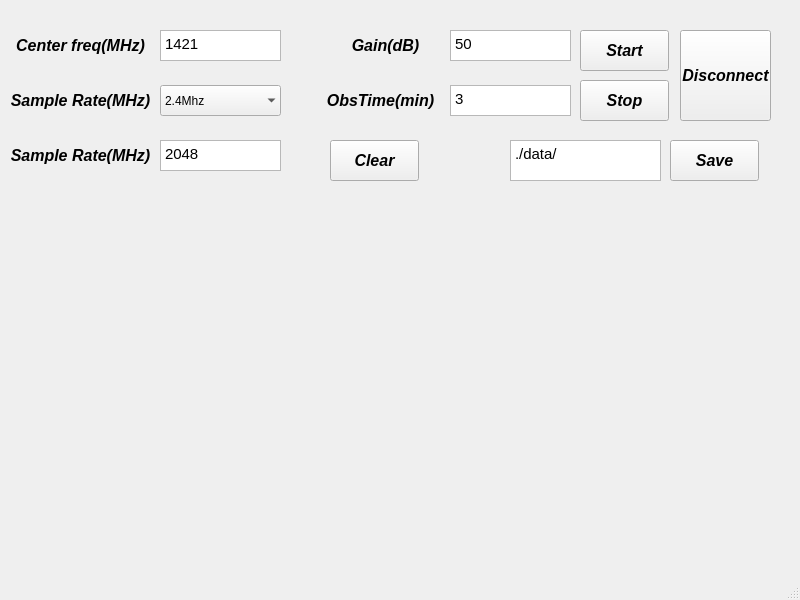
<?xml version="1.0" encoding="UTF-8"?>
<ui version="4.0">
 <class>MainWindow</class>
 <widget class="QMainWindow" name="MainWindow">
  <property name="geometry">
   <rect>
    <x>0</x>
    <y>0</y>
    <width>800</width>
    <height>600</height>
   </rect>
  </property>
  <property name="minimumSize">
   <size>
    <width>800</width>
    <height>600</height>
   </size>
  </property>
  <property name="maximumSize">
   <size>
    <width>800</width>
    <height>600</height>
   </size>
  </property>
  <property name="windowTitle">
   <string>RTL-SDR</string>
  </property>
  <widget class="QWidget" name="centralwidget">
   <widget class="PlotWidget" name="signal" native="true">
    <property name="geometry">
     <rect>
      <x>10</x>
      <y>200</y>
      <width>771</width>
      <height>351</height>
     </rect>
    </property>
   </widget>
   <widget class="QLabel" name="label">
    <property name="geometry">
     <rect>
      <x>10</x>
      <y>30</y>
      <width>141</width>
      <height>31</height>
     </rect>
    </property>
    <property name="font">
     <font>
      <pointsize>12</pointsize>
      <weight>75</weight>
      <italic>true</italic>
      <bold>true</bold>
     </font>
    </property>
    <property name="text">
     <string>Center freq(MHz)</string>
    </property>
    <property name="alignment">
     <set>Qt::AlignCenter</set>
    </property>
   </widget>
   <widget class="QTextEdit" name="cfreq">
    <property name="geometry">
     <rect>
      <x>160</x>
      <y>30</y>
      <width>121</width>
      <height>31</height>
     </rect>
    </property>
    <property name="html">
     <string>&lt;!DOCTYPE HTML PUBLIC &quot;-//W3C//DTD HTML 4.0//EN&quot; &quot;http://www.w3.org/TR/REC-html40/strict.dtd&quot;&gt;
&lt;html&gt;&lt;head&gt;&lt;meta name=&quot;qrichtext&quot; content=&quot;1&quot; /&gt;&lt;style type=&quot;text/css&quot;&gt;
p, li { white-space: pre-wrap; }
&lt;/style&gt;&lt;/head&gt;&lt;body style=&quot; font-family:'Ubuntu'; font-size:11pt; font-weight:400; font-style:normal;&quot;&gt;
&lt;p style=&quot; margin-top:0px; margin-bottom:0px; margin-left:0px; margin-right:0px; -qt-block-indent:0; text-indent:0px;&quot;&gt;1421&lt;/p&gt;&lt;/body&gt;&lt;/html&gt;</string>
    </property>
   </widget>
   <widget class="QLabel" name="label_2">
    <property name="geometry">
     <rect>
      <x>10</x>
      <y>85</y>
      <width>141</width>
      <height>31</height>
     </rect>
    </property>
    <property name="font">
     <font>
      <pointsize>12</pointsize>
      <weight>75</weight>
      <italic>true</italic>
      <bold>true</bold>
     </font>
    </property>
    <property name="text">
     <string>Sample Rate(MHz)</string>
    </property>
    <property name="alignment">
     <set>Qt::AlignCenter</set>
    </property>
   </widget>
   <widget class="QComboBox" name="sample_rate">
    <property name="geometry">
     <rect>
      <x>160</x>
      <y>85</y>
      <width>121</width>
      <height>31</height>
     </rect>
    </property>
    <property name="currentText">
     <string>2.4Mhz</string>
    </property>
    <property name="duplicatesEnabled">
     <bool>false</bool>
    </property>
    <property name="frame">
     <bool>false</bool>
    </property>
    <item>
     <property name="text">
      <string>2.4Mhz</string>
     </property>
    </item>
    <item>
     <property name="text">
      <string>3.2Mhz</string>
     </property>
    </item>
    <item>
     <property name="text">
      <string>1.8Mhz</string>
     </property>
    </item>
    <item>
     <property name="text">
      <string>1.6Mhz</string>
     </property>
    </item>
    <item>
     <property name="text">
      <string>1.44Mhz</string>
     </property>
    </item>
    <item>
     <property name="text">
      <string>1.2Mhz</string>
     </property>
    </item>
    <item>
     <property name="text">
      <string>0.96Mhz</string>
     </property>
    </item>
    <item>
     <property name="text">
      <string>0.3Mhz</string>
     </property>
    </item>
    <item>
     <property name="text">
      <string>0.24Mhz</string>
     </property>
    </item>
   </widget>
   <widget class="QLabel" name="label_3">
    <property name="geometry">
     <rect>
      <x>340</x>
      <y>30</y>
      <width>91</width>
      <height>31</height>
     </rect>
    </property>
    <property name="font">
     <font>
      <pointsize>12</pointsize>
      <weight>75</weight>
      <italic>true</italic>
      <bold>true</bold>
     </font>
    </property>
    <property name="text">
     <string>Gain(dB)</string>
    </property>
    <property name="alignment">
     <set>Qt::AlignCenter</set>
    </property>
   </widget>
   <widget class="QTextEdit" name="gain">
    <property name="geometry">
     <rect>
      <x>450</x>
      <y>30</y>
      <width>121</width>
      <height>31</height>
     </rect>
    </property>
    <property name="html">
     <string>&lt;!DOCTYPE HTML PUBLIC &quot;-//W3C//DTD HTML 4.0//EN&quot; &quot;http://www.w3.org/TR/REC-html40/strict.dtd&quot;&gt;
&lt;html&gt;&lt;head&gt;&lt;meta name=&quot;qrichtext&quot; content=&quot;1&quot; /&gt;&lt;style type=&quot;text/css&quot;&gt;
p, li { white-space: pre-wrap; }
&lt;/style&gt;&lt;/head&gt;&lt;body style=&quot; font-family:'Ubuntu'; font-size:11pt; font-weight:400; font-style:normal;&quot;&gt;
&lt;p style=&quot; margin-top:0px; margin-bottom:0px; margin-left:0px; margin-right:0px; -qt-block-indent:0; text-indent:0px;&quot;&gt;50&lt;/p&gt;&lt;/body&gt;&lt;/html&gt;</string>
    </property>
   </widget>
   <widget class="QLabel" name="label_4">
    <property name="geometry">
     <rect>
      <x>320</x>
      <y>85</y>
      <width>121</width>
      <height>31</height>
     </rect>
    </property>
    <property name="font">
     <font>
      <pointsize>12</pointsize>
      <weight>75</weight>
      <italic>true</italic>
      <bold>true</bold>
     </font>
    </property>
    <property name="text">
     <string>ObsTime(min)</string>
    </property>
    <property name="alignment">
     <set>Qt::AlignCenter</set>
    </property>
   </widget>
   <widget class="QTextEdit" name="obstime">
    <property name="geometry">
     <rect>
      <x>450</x>
      <y>85</y>
      <width>121</width>
      <height>31</height>
     </rect>
    </property>
    <property name="html">
     <string>&lt;!DOCTYPE HTML PUBLIC &quot;-//W3C//DTD HTML 4.0//EN&quot; &quot;http://www.w3.org/TR/REC-html40/strict.dtd&quot;&gt;
&lt;html&gt;&lt;head&gt;&lt;meta name=&quot;qrichtext&quot; content=&quot;1&quot; /&gt;&lt;style type=&quot;text/css&quot;&gt;
p, li { white-space: pre-wrap; }
&lt;/style&gt;&lt;/head&gt;&lt;body style=&quot; font-family:'Ubuntu'; font-size:11pt; font-weight:400; font-style:normal;&quot;&gt;
&lt;p style=&quot; margin-top:0px; margin-bottom:0px; margin-left:0px; margin-right:0px; -qt-block-indent:0; text-indent:0px;&quot;&gt;3&lt;/p&gt;&lt;/body&gt;&lt;/html&gt;</string>
    </property>
   </widget>
   <widget class="QPushButton" name="start">
    <property name="geometry">
     <rect>
      <x>580</x>
      <y>30</y>
      <width>89</width>
      <height>41</height>
     </rect>
    </property>
    <property name="font">
     <font>
      <pointsize>12</pointsize>
      <weight>75</weight>
      <italic>true</italic>
      <bold>true</bold>
     </font>
    </property>
    <property name="text">
     <string>Start</string>
    </property>
   </widget>
   <widget class="QPushButton" name="clear">
    <property name="geometry">
     <rect>
      <x>330</x>
      <y>140</y>
      <width>89</width>
      <height>41</height>
     </rect>
    </property>
    <property name="font">
     <font>
      <pointsize>12</pointsize>
      <weight>75</weight>
      <italic>true</italic>
      <bold>true</bold>
     </font>
    </property>
    <property name="text">
     <string>Clear</string>
    </property>
   </widget>
   <widget class="QPushButton" name="save">
    <property name="geometry">
     <rect>
      <x>670</x>
      <y>140</y>
      <width>89</width>
      <height>41</height>
     </rect>
    </property>
    <property name="font">
     <font>
      <pointsize>12</pointsize>
      <weight>75</weight>
      <italic>true</italic>
      <bold>true</bold>
     </font>
    </property>
    <property name="text">
     <string>Save</string>
    </property>
   </widget>
   <widget class="QLabel" name="label_5">
    <property name="geometry">
     <rect>
      <x>10</x>
      <y>140</y>
      <width>141</width>
      <height>31</height>
     </rect>
    </property>
    <property name="font">
     <font>
      <pointsize>12</pointsize>
      <weight>75</weight>
      <italic>true</italic>
      <bold>true</bold>
     </font>
    </property>
    <property name="text">
     <string>Sample Rate(MHz)</string>
    </property>
    <property name="alignment">
     <set>Qt::AlignCenter</set>
    </property>
   </widget>
   <widget class="QTextEdit" name="fftsize">
    <property name="geometry">
     <rect>
      <x>160</x>
      <y>140</y>
      <width>121</width>
      <height>31</height>
     </rect>
    </property>
    <property name="html">
     <string>&lt;!DOCTYPE HTML PUBLIC &quot;-//W3C//DTD HTML 4.0//EN&quot; &quot;http://www.w3.org/TR/REC-html40/strict.dtd&quot;&gt;
&lt;html&gt;&lt;head&gt;&lt;meta name=&quot;qrichtext&quot; content=&quot;1&quot; /&gt;&lt;style type=&quot;text/css&quot;&gt;
p, li { white-space: pre-wrap; }
&lt;/style&gt;&lt;/head&gt;&lt;body style=&quot; font-family:'Ubuntu'; font-size:11pt; font-weight:400; font-style:normal;&quot;&gt;
&lt;p style=&quot; margin-top:0px; margin-bottom:0px; margin-left:0px; margin-right:0px; -qt-block-indent:0; text-indent:0px;&quot;&gt;2048&lt;/p&gt;&lt;/body&gt;&lt;/html&gt;</string>
    </property>
   </widget>
   <widget class="QPushButton" name="dis_start">
    <property name="geometry">
     <rect>
      <x>680</x>
      <y>30</y>
      <width>91</width>
      <height>91</height>
     </rect>
    </property>
    <property name="font">
     <font>
      <pointsize>12</pointsize>
      <weight>75</weight>
      <italic>true</italic>
      <bold>true</bold>
     </font>
    </property>
    <property name="text">
     <string>Disconnect</string>
    </property>
   </widget>
   <widget class="QTextEdit" name="datapath">
    <property name="geometry">
     <rect>
      <x>510</x>
      <y>140</y>
      <width>151</width>
      <height>41</height>
     </rect>
    </property>
    <property name="html">
     <string>&lt;!DOCTYPE HTML PUBLIC &quot;-//W3C//DTD HTML 4.0//EN&quot; &quot;http://www.w3.org/TR/REC-html40/strict.dtd&quot;&gt;
&lt;html&gt;&lt;head&gt;&lt;meta name=&quot;qrichtext&quot; content=&quot;1&quot; /&gt;&lt;style type=&quot;text/css&quot;&gt;
p, li { white-space: pre-wrap; }
&lt;/style&gt;&lt;/head&gt;&lt;body style=&quot; font-family:'Ubuntu'; font-size:11pt; font-weight:400; font-style:normal;&quot;&gt;
&lt;p style=&quot; margin-top:0px; margin-bottom:0px; margin-left:0px; margin-right:0px; -qt-block-indent:0; text-indent:0px;&quot;&gt;./data/&lt;/p&gt;&lt;/body&gt;&lt;/html&gt;</string>
    </property>
   </widget>
   <widget class="QPushButton" name="stop">
    <property name="geometry">
     <rect>
      <x>580</x>
      <y>80</y>
      <width>89</width>
      <height>41</height>
     </rect>
    </property>
    <property name="font">
     <font>
      <pointsize>12</pointsize>
      <weight>75</weight>
      <italic>true</italic>
      <bold>true</bold>
     </font>
    </property>
    <property name="text">
     <string>Stop</string>
    </property>
   </widget>
  </widget>
  <widget class="QMenuBar" name="menubar">
   <property name="geometry">
    <rect>
     <x>0</x>
     <y>0</y>
     <width>800</width>
     <height>22</height>
    </rect>
   </property>
  </widget>
  <widget class="QStatusBar" name="statusbar"/>
 </widget>
 <customwidgets>
  <customwidget>
   <class>PlotWidget</class>
   <extends>QWidget</extends>
   <header>pyqtgraph</header>
   <container>1</container>
  </customwidget>
 </customwidgets>
 <resources/>
 <connections/>
</ui>
